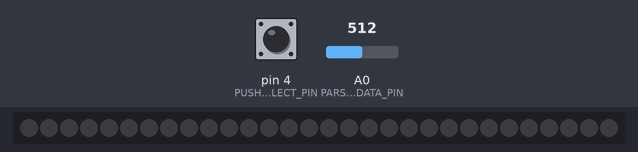
Bench run of a sketch on a simulated Arduino Uno, built with avr-gcc and run on an emulated ATmega328P. On the bench: 30 RGB LEDs in strip order, left to right. The test bench sets the inputs (shaded band); at power-on: A0 (PARSEDANALOGDATA_PIN) = 512, pin 4 (PUSHBUTTON_SELECT_PIN) LOW. Dim RGB values are drawn brighter than linear; what the sketch prints to the serial monitor is not drawn.

Above: at 11.3 s.
11.4 s: A0 (PARSEDANALOGDATA_PIN) set to 716
At 11.9 s:
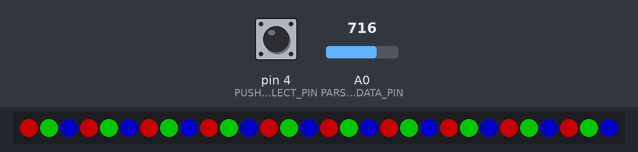
12.9 s: pin 4 (PUSHBUTTON_SELECT_PIN) pulled HIGH for 0.15 s
At 14.1 s:
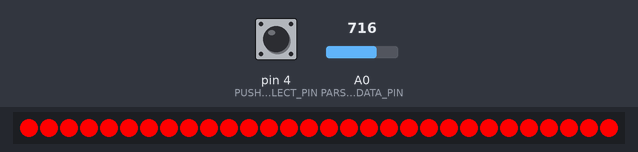
14.5 s: pin 4 (PUSHBUTTON_SELECT_PIN) pulled HIGH for 1 s
At 15.4 s:
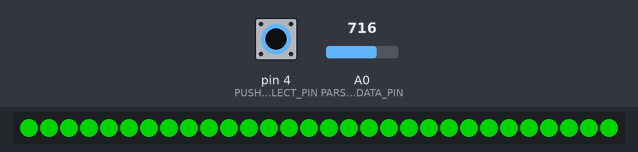
17.0 s: pin 4 (PUSHBUTTON_SELECT_PIN) pulled HIGH for 0.15 s
At 17.3 s:
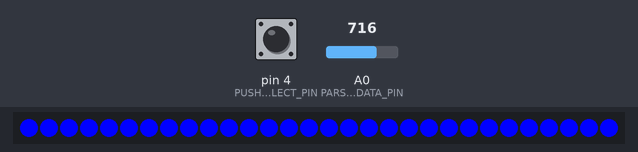
18.6 s: pin 4 (PUSHBUTTON_SELECT_PIN) pulled HIGH for 3.2 s
At 19.7 s:
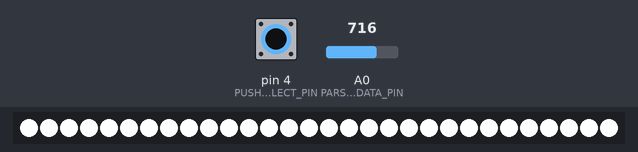
23.3 s: pin 4 (PUSHBUTTON_SELECT_PIN) pulsed HIGH 5 times (0.12 s each, 0.3 s apart)
At 24.96 s:
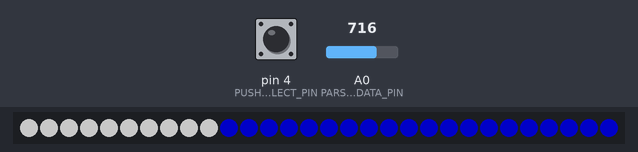
Timing chart, 0 to 26.5 s (numbered marks = the images above; inputs shaded):
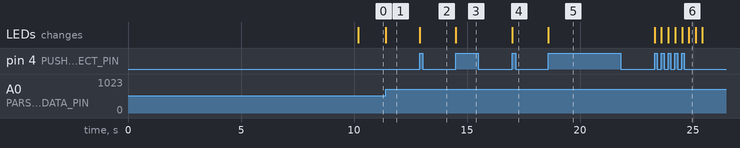

The sketch:

soundReactiveLEDStripV2.ino
```cpp
#include <FastLED.h>

// MSGEQ7 Pin Declarations
#define STROBE_PIN 					2
#define RESET_PIN  					3
// NEOPIXEL Pin Declarations
#define NUM_LEDS   					30
#define DATA_PIN   					5
#define PUSHBUTTON_SELECT_PIN		4
#define PARSEDANALOGDATA_PIN		0

#define NUMOFOPTION					10

unsigned int currentValues[7] = {0,0,0,0,0,0,0};
byte selectionState = 0, redColor, greenColor, blueColor;
bool buttonPressedAlready = false;
CRGB leds[NUM_LEDS];		// create an object named leds

unsigned long previousTime = 0, interval = 30, incrementLED = 0;

// threshold calibration variables
unsigned int maxValues[7] = {0,0,0,0,0,0,0};

void getBandValues(unsigned int (&bands)[7])
{
	// Reset HIGH reads & latches values
	// STROBE LOW take the read values to OUTPUT pin A0
	// Reference waveform in datasheet
	digitalWrite(RESET_PIN, HIGH);
	digitalWrite(RESET_PIN, LOW);
	delayMicroseconds(73);	// trs (reset to strobe) = 73 us for stable read
	for(int i = 0; i < 7; i++)
	{
		digitalWrite(STROBE_PIN, LOW);
		delayMicroseconds(37);	// to (output settle time) = 37 us for stable read
		*(bands + i) = analogRead(PARSEDANALOGDATA_PIN);
		delayMicroseconds(37);
		digitalWrite(STROBE_PIN, HIGH);
		delayMicroseconds(19);
	}
}

void calibrateBandValues(unsigned int (&bands)[7])
{
	*(bands + 0) = constrain(	*(bands + 0), maxValues[0], 1023);
	*(bands + 0) = map(			*(bands + 0), maxValues[0], 1023, 0, 255);

	*(bands + 1) = constrain(	*(bands + 1), maxValues[1], 1023);
	*(bands + 1) = map(			*(bands + 1), maxValues[1], 1023, 0, 255);

	*(bands + 2) = constrain(	*(bands + 2), maxValues[2], 1023);
	*(bands + 2) = map(			*(bands + 2), maxValues[2], 1023, 0, 255);

	*(bands + 3) = constrain(	*(bands + 3), maxValues[3], 1023);
	*(bands + 3) = map(			*(bands + 3), maxValues[3], 1023, 0, 255);

	*(bands + 4) = constrain(	*(bands + 4), maxValues[4], 1023);
	*(bands + 4) = map(			*(bands + 4), maxValues[4], 1023, 0, 255);

	*(bands + 5) = constrain(	*(bands + 5), maxValues[5], 1023);
	*(bands + 5) = map(			*(bands + 5), maxValues[5], 1023, 0, 255);

	*(bands + 6) = constrain(	*(bands + 6), maxValues[6], 1023);
	*(bands + 6) = map(			*(bands + 6), maxValues[6], 1023, 0, 255);
}

void setup()
{
	Serial.begin(4800);
	pinMode(STROBE_PIN, OUTPUT);
	pinMode(RESET_PIN, OUTPUT);
	pinMode(DATA_PIN, OUTPUT);

	digitalWrite(RESET_PIN, LOW);	// do not read audio
	digitalWrite(STROBE_PIN, HIGH);	// do not read audio

	while(millis() < 10000)			// need to discard first 2 seconds
	{
		getBandValues(currentValues);

		Serial.println("");
		for(int i = 0; i < 7; i++)
		{
			Serial.print(currentValues[i]);
			Serial.print("		");
			if(currentValues[i] > maxValues[i])
				maxValues[i] = currentValues[i];
		}

		if(millis() > 3000 && millis() < 3001)	// discard first 3 seconds of initial readings
		{
			for(int i = 0; i < 7; i++)
			{
				maxValues[i] = 0;
			}
		}
	}

	Serial.println("Max Values (Min Threshold)");
	for(int i = 0; i < 7; i++)
	{
		Serial.print(maxValues[i]);
		Serial.print("		");
	}

	FastLED.addLeds<NEOPIXEL, DATA_PIN>(leds, NUM_LEDS);
	FastLED.setBrightness(255);
}

void loop()
{
	if(digitalRead(PUSHBUTTON_SELECT_PIN) == HIGH && buttonPressedAlready == false)
	{
		buttonPressedAlready = true;
		selectionState++;
		if(selectionState == NUMOFOPTION)
			selectionState = 0;
	}
	else if(digitalRead(PUSHBUTTON_SELECT_PIN) == LOW && buttonPressedAlready == true)
	{
		buttonPressedAlready = false;
	}

	if(selectionState == 0 || selectionState == 5 || selectionState == 6 || selectionState == 7 || selectionState == 8 || selectionState == 9) // default sound reactive mode
	{
		getBandValues(currentValues);
		calibrateBandValues(currentValues);
		setLEDsToAppropiateColor();
	}
	else if(selectionState == 1) // RED
	{
		for(int i = 0; i < NUM_LEDS; i++)
			leds[i] = CRGB::Red;
	}
	else if(selectionState == 2) // GREEN
	{
		for(int i = 0; i < NUM_LEDS; i++)
			leds[i] = CRGB::Green;
	}
	else if(selectionState == 3) // BLUE
	{
		for(int i = 0; i < NUM_LEDS; i++)
			leds[i] = CRGB::Blue;
	}
	else if(selectionState == 4) // WHITE
	{
		for(int i = 0; i < NUM_LEDS; i++)
			leds[i] = CRGB::White;
	}

	// unsigned long currentTime = millis();
	// if(currentTime - previousTime >= interval)
	// {
	// 	previousTime = currentTime;
	// 	FastLED.show();
	// }
	FastLED.show();
}

// 63 Hz, 160 Hz, 400 Hz denote bass range, 16 kHz denotes bells/cymbals
void setLEDsToAppropiateColor()
{
	// for(int i = 0; i < 7; i++)
	// {
	// 	Serial.print(currentValues[i]);
	// 	Serial.print("		");
	// }
	// Serial.println();

	// lowFrequencies 	= max(currentValues[0], currentValues[1]); // max of 63 Hz, 160 Hz
	// midFrequencies 	= max(currentValues[2], currentValues[3]); // max of 400 Hz, 1 kHz, 2.5 kHz
	// midFrequencies  = max(midFrequencies, currentValues[4]);
	// highFrequencies = max(currentValues[5], currentValues[6]); // max of 6.25 kHz and 16 kHz

	redColor 	= currentValues[5];
	greenColor 	= currentValues[1];
	blueColor	= currentValues[0];

	if(selectionState == 0)
	{
		// Nice RGB rainbow mode
		for(int i = 0; i < NUM_LEDS; i+=3)
		{
			leds[i].setRGB(redColor, 0, 0);
		}
		for(int i = 1; i < NUM_LEDS; i+=3)
		{
			leds[i].setRGB(0, greenColor, 0);
		}
		for(int i = 2; i < NUM_LEDS; i+=3)
		{
			leds[i].setRGB(0, 0, blueColor);
		}
	}
	else if(selectionState == 5)
	{
		// Every 10 LEDS do R, G, B respectively
		for(int i = 0; i < 10; i++)
		{
			leds[i].setRGB(redColor, 0, 0);
		}
		for(int i = 10; i < 20; i++)
		{
			leds[i].setRGB(0, 0, blueColor);

		}
		for(int i = 20; i < NUM_LEDS; i++)
		{
			leds[i].setRGB(0, greenColor, 0);
		}
	}
	else if(selectionState == 6)
	{
		// Reactive Red only
		for(int i = 0; i < NUM_LEDS; i++)
		{
			leds[i].setRGB(redColor, 0, 0);
		}
		// // only update the first LED, push the previous colors to the next LED and so on
		// static unsigned int LEDtracker = 0;
		// if(LEDtracker <= 29)
		// {
		// 	leds[LEDtracker++].setRGB(redColor, 0, 0);
		// }
		// else
		// {
		// 	LEDtracker = 0;
		// }
	}
	else if(selectionState == 7)
	{
		// Reactive Green only
		for(int i = 0; i < NUM_LEDS; i++)
		{
			leds[i].setRGB(0, greenColor, 0);
		}
	}
	else if(selectionState == 8)
	{
		// Reactive Blue only
		for(int i = 0; i < NUM_LEDS; i++)
		{
			leds[i].setRGB(0, 0, blueColor);
		}
	}
	else if(selectionState == 9)
	{
			unsigned long currentTime = millis();
			if(currentTime - previousTime >= interval)
			{
				leds[incrementLED].setRGB(redColor,greenColor, blueColor);
				previousTime = currentTime;
				incrementLED++;
				if(incrementLED > NUM_LEDS - 1)
					incrementLED = 0;
			}
	}

	if(redColor < 75 && greenColor < 30 && blueColor < 30)
	{
		for(int i = 0; i < NUM_LEDS; i++)
			leds[i] = CRGB::Black;
	}


	// Serial.print("R: ");
	// Serial.print(redColor);
	// Serial.print("		G: ");
	// Serial.print(greenColor);
	// Serial.print("		B: ");
	// Serial.println(blueColor);
}
```

Measured:
- after the input at 11.4 s, the LEDs: first change at once (image 1 shows a later state)
- after the input at 12.9 s, the LEDs: change at once (image 2)
- after the input at 14.5 s, the LEDs: change at once (image 3)
- after the input at 17.0 s, the LEDs: change at once (image 4)
- after the input at 18.6 s, the LEDs: change at once (image 5)
- after the input at 23.3 s, the LEDs: first change at once (image 6 shows a later state)
